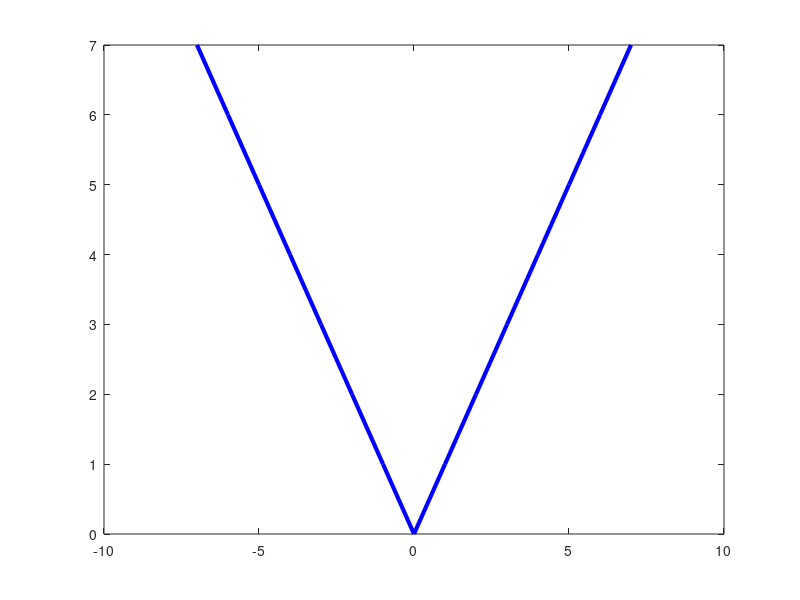

This figure's MATLAB source:
clear;
clf;

x = [-7, -6, -5, -4, -3, -2, -1, 0, 1, 2, 3, 4, 5, 6, 7];
y = [7, 6, 5, 4, 3, 2, 1, 0, 1, 2, 3, 4, 5, 6, 7];
% The number of 'x' and the number of 'y' should be same!

plot(x, y, "-b", "linewidth", 3)
% Display a graph. In it, there is a blue line with a 3-width.
